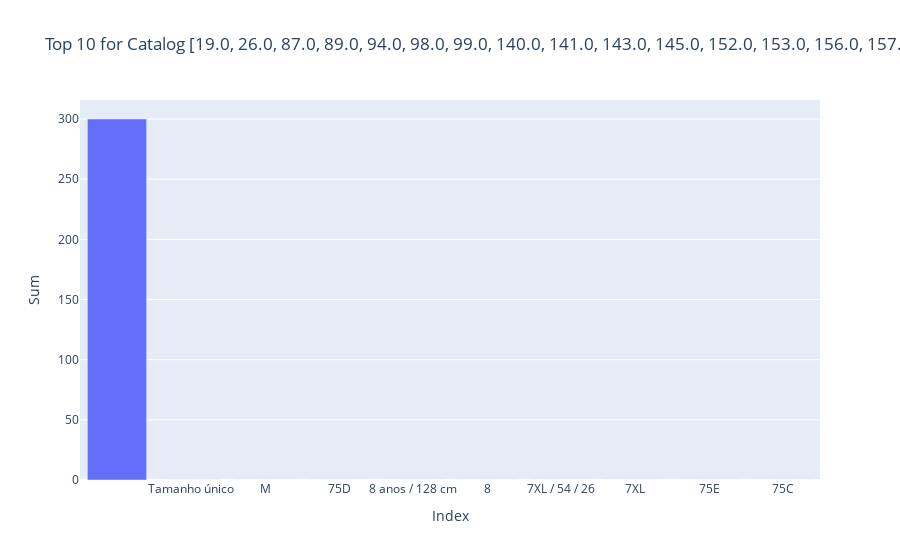
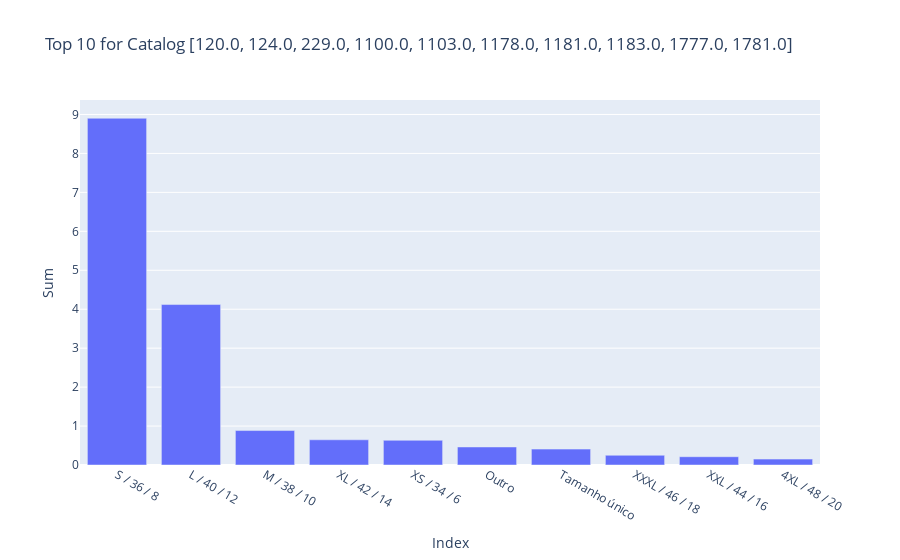
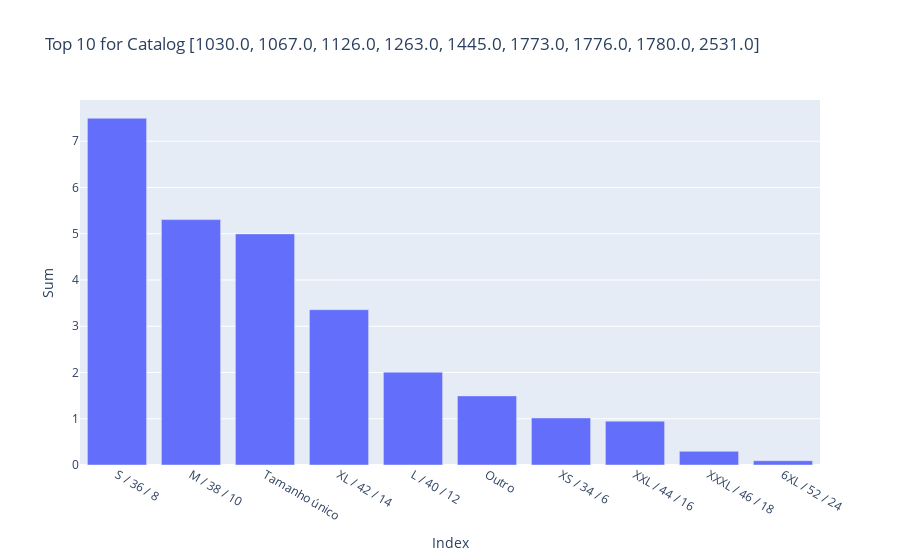
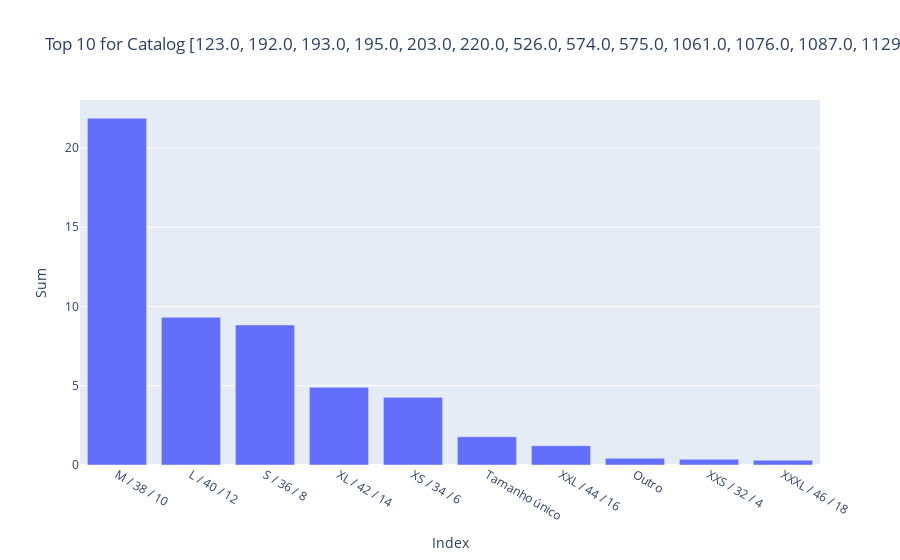

The notebook cell saved with these charts, in order:
### Code cell
for catalog in grouped_data["catalog_id"]:
    top_10 = pivot_combined[catalog].sum(axis=1).sort_values(ascending=False).head(10)
    
    # Create a bar chart
    fig = go.Figure([go.Bar(x=top_10.index, y=top_10.values)])
    fig.update_layout(title=f"Top 10 for Catalog {catalog}",
                      xaxis_title="Index",
                      yaxis_title="Sum",
                      )
    fig.show()
